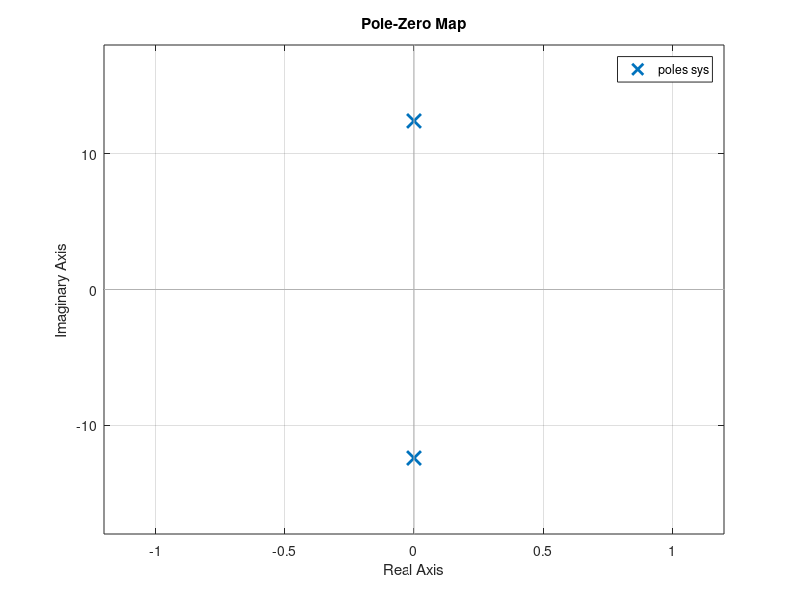
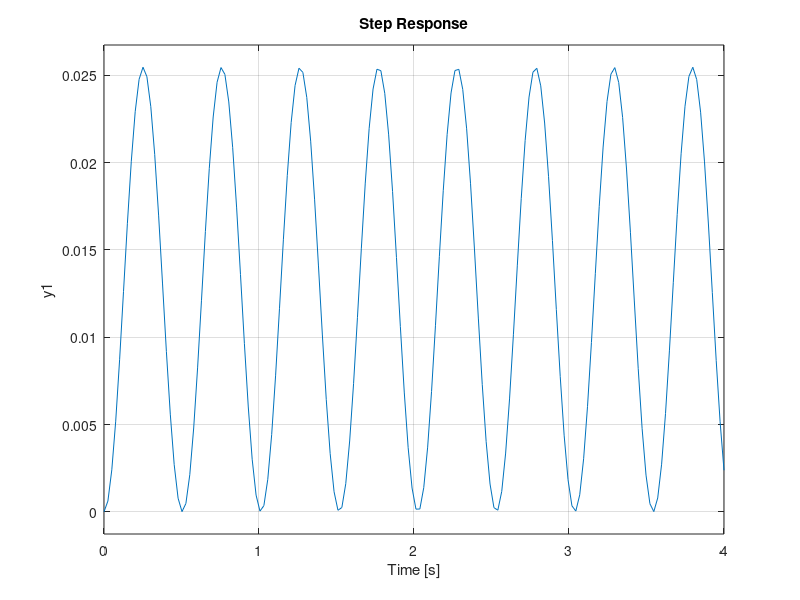
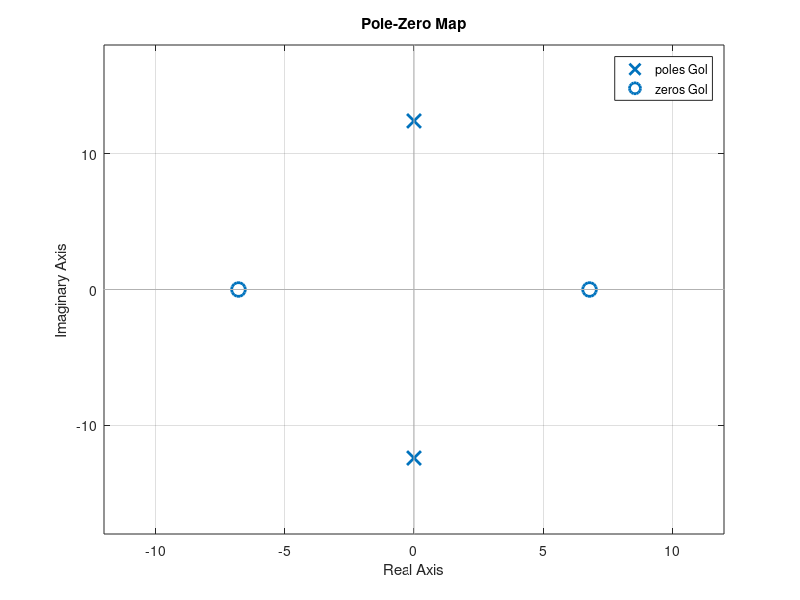

Write the MATLAB code that produced these figures, in order.
mu = 1;
q1 = 1;
N = 10;
A = 0.001;
R = 0.1;
L = 1;
g = -9.81;

b = 5;
a = abs(sqrt((5*mu*q1*N*A)/(4*pi*R*L*g)))

Z = (mu*q1*N*A)/(4*pi*R*L)

sys = tf([Z/a^2],[1 0 Z*b/a^3])

figure
pzmap(sys)

figure
step(sys)

% step(sys)

Gol = sys-(0.001*9.8)

figure
pzmap(Gol)
